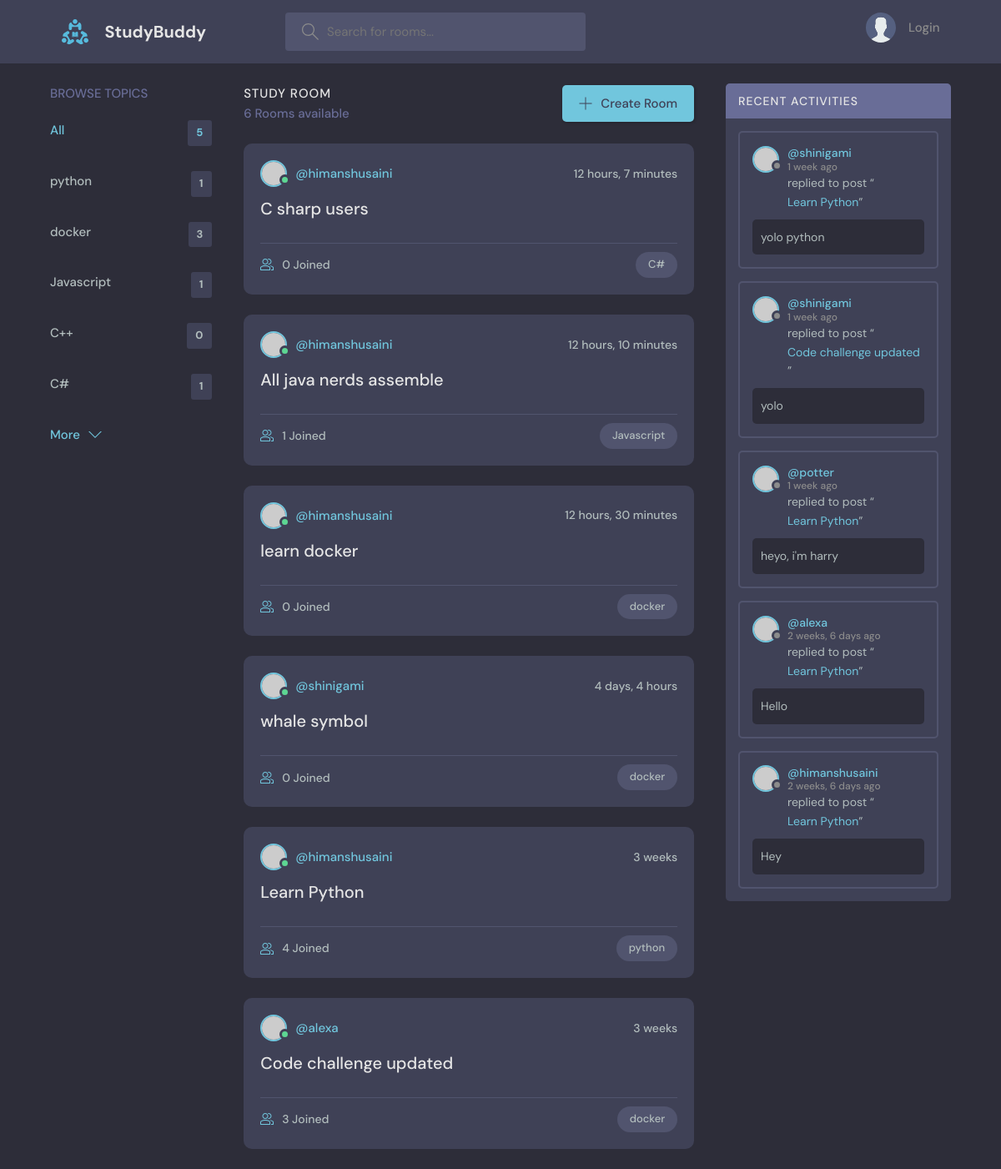
The page / on the database its author committed.
### base/models.py (models this page shows, shortened)
class Topic(models.Model):
    name = models.CharField(max_length=200)

class Room(models.Model):
    host = models.ForeignKey(User, on_delete=models.SET_NULL, null=True)
    topic = models.ForeignKey(Topic, on_delete=models.SET_NULL, null=True)
    name = models.CharField(max_length=200)
    description = models.TextField(null=True, blank=True)
    participants = models.ManyToManyField(User, related_name='participants')
    updated = models.DateTimeField(auto_now = True)
    created = models.DateTimeField(auto_now_add=True)
    class Meta:
        ordering = ['-updated','-created']
    def __str__(self):
        return self.name

class Message(models.Model):
    user = models.ForeignKey(User, on_delete=models.CASCADE)
    room = models.ForeignKey(Room, on_delete=models.CASCADE)
    body = models.TextField()
    updated = models.DateTimeField(auto_now = True)
    created = models.DateTimeField(auto_now_add=True)
    class Meta:
        ordering = ['-updated','-created']

### base/views.py (the view)
# urls.py: path('',views.home, name='home'),
def home(request):
    q = request.GET.get('q') if request.GET.get('q')!=None else ''
    rooms = Room.objects.filter(
        Q(topic__name__icontains=q) |
        Q(name__icontains=q) |
        Q(description__icontains=q)
        )
    room_count =  rooms.count()
    topics = Topic.objects.all()[0:5]
    room_messages = Message.objects.filter(Q(room__topic__name__icontains=q))
    context = {'rooms':rooms,'topics':topics,'room_count':room_count , 'room_messages':room_messages}
    return render(request,'base/home.html',context)

### base/templates/base/home.html (shortened to what this page needs)
{% extends 'main.html' %}
{% block content %}
    <main class="layout layout--3">
      <div class="container">
        {% include 'base/topics_component.html' %}
        <div class="roomList">
          <div class="roomList__header">
            <div>
              <h2>Study Room</h2>
              <p>{{room_count}} Rooms available</p>
            </div>
            <a class="btn btn--main" href="{% url 'create-room' %}">
              <svg version="1.1" xmlns="http://www.w3.org/2000/svg" width="32" height="32" viewBox="0 0 32 32">
                <title>add</title>
                <path
                  d="M16.943 0.943h-1.885v14.115h-14.115v1.885h14.115v14.115h1.885v-14.115h14.115v-1.885h-14.115v-14.115z"
                ></path>
              </svg>
              Create Room
            </a>
          </div>
          {% include 'base/feed_component.html' %}
        </div>
        {% include 'base/activity_component.html' %}
      </div>
    </main>
{% endblock %}

### base/templates/base/topics_component.html
<div class="topics">
    <div class="topics__header">
      <h2>Browse Topics</h2>
    </div>
    <ul class="topics__list">
      <li>
        <a href="{% url 'home' %}" class="active">All <span>{{topics.count}}</span></a>
      </li>
      {% for topic in topics %}
      <li>
        <a href = "{% url 'home' %}?q={{topic.name}}">{{ topic.name }}<span>{{topic.room_set.all.count}}</span></a>
      </li>
      {% endfor %}
    </ul>
    <a class="btn btn--link" href="{% url 'topics' %}">
      More
      <svg version="1.1" xmlns="http://www.w3.org/2000/svg" width="32" height="32" viewBox="0 0 32 32">
        <title>chevron-down</title>
        <path d="M16 21l-13-13h-3l16 16 16-16h-3l-13 13z"></path>
      </svg>
    </a>
  </div>

### base/templates/base/feed_component.html (shortened to what this page needs)
{% for room in rooms %}
<div class="roomListRoom">
    <div class="roomListRoom__header">
      <a href="{% url 'user-profile' room.host.id %}" class="roomListRoom__author">
        <div class="avatar avatar--small active">
          <img src="https://randomuser.me/api/portraits/men/11.jpg" />
        </div>
        <span>@{{room.host.username}}</span>
      </a>
      <div class="roomListRoom__actions">
        <span>{{room.created|timesince}}</span>
      </div>
    </div>
    <div class="roomListRoom__content">
      <a href="{% url 'room' room.id %}">{{room.name}}</a>
    </div>
    <div class="roomListRoom__meta">
      <a href="{% url 'room' room.id %}" class="roomListRoom__joined">
        {{room.participants.all.count}} Joined
      </a>
      <p class="roomListRoom__topic">{{room.topic.name}}</p>
    </div>
  </div>
  {% endfor %}

### base/templates/base/activity_component.html (shortened to what this page needs)
<div class="activities">
    <div class="activities__header">
      <h2>Recent Activities</h2>
    </div>
    {% for message in room_messages %}
    <div class="activities__box">
      <div class="activities__boxHeader roomListRoom__header">
        <a href="{% url 'user-profile' message.user.id %}" class="roomListRoom__author">
          <div class="avatar avatar--small">
            <img src="https://randomuser.me/api/portraits/women/11.jpg" />
          </div>
          <p>
            @{{message.user}}
            <span>{{message.created|timesince}} ago</span>
          </p>
        </a>
      </div>
      <div class="activities__boxContent">
        <p>replied to post “<a href="{% url 'room' message.room.id %}">{{message.room}}</a>”</p>
        <div class="activities__boxRoomContent">
          {{message.body}}
        </div>
      </div>
    </div>
    {% endfor %}
  </div>

### rows shown on the page
Topic: name "python", room_set.all.count "1"
Topic: name "docker", room_set.all.count "3"
Topic: name "Javascript", room_set.all.count "1"
Topic: name "C++", room_set.all.count "0"
Topic: name "C#", room_set.all.count "1"
Room: host.username "himanshusaini", created "12 hours, 7 minutes", name "C sharp users", participants.all.count "0", topic.name "C#"
Room: host.username "himanshusaini", created "12 hours, 10 minutes", name "All java nerds assemble", participants.all.count "1", topic.name "Javascript"
Room: host.username "himanshusaini", created "12 hours, 30 minutes", name "learn docker", participants.all.count "0", topic.name "docker"
Room: host.username "shinigami", created "4 days, 4 hours", name "whale symbol", participants.all.count "0", topic.name "docker"
Room: host.username "himanshusaini", created "3 weeks", name "Learn Python", participants.all.count "4", topic.name "python"
Room: host.username "alexa", created "3 weeks", name "Code challenge updated", participants.all.count "3", topic.name "docker"
Message: user "shinigami", created "1 week", room "Learn Python", body "yolo python"
Message: user "shinigami", created "1 week", room "Code challenge updated", body "yolo"
Message: user "potter", created "1 week", room "Learn Python", body "heyo, i'm harry"
Message: user "alexa", created "2 weeks, 6 days", room "Learn Python", body "Hello"
Message: user "himanshusaini", created "2 weeks, 6 days", room "Learn Python", body "Hey"

### other values the page prints
{{ topics.count }} "5"
{{ room_count }} "6"
